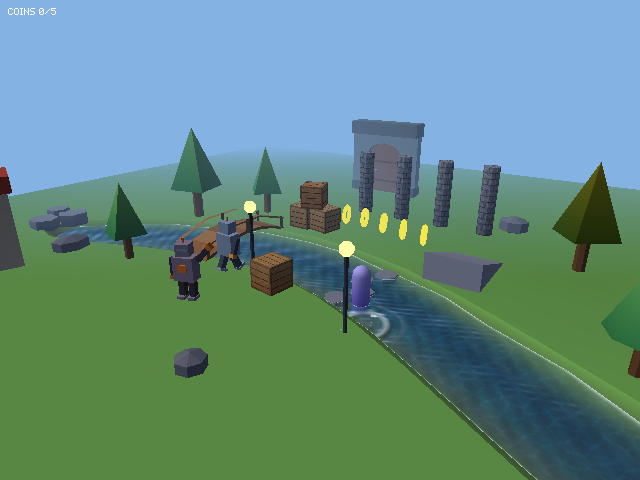
#> input picture tests/golden/pc/showcase_river.png, 640 x 480 px
$ python readme_composites.py
#> lines starting #> are read from the running program, lines starting #| are printed output that depends on the picture
#!/usr/bin/env python3
"""Compose the README's comparison images from frames already in the repo.

    python3 tools/media/readme_composites.py

Reads golden frames (tests/golden/...) and docs/media shots, writes
docs/media/readme/*.png. Console frames are upscaled with nearest-neighbor so
their pixels stay pixels. Re-run it after re-blessing a golden it uses.
Needs Pillow.
"""

from pathlib import Path

from PIL import Image, ImageDraw, ImageFont

ROOT = Path(__file__).resolve().parents[2]
OUT = ROOT / "docs/media/readme"
FONT = ROOT / "crates/editor/assets/fonts/Inter-SemiBold.ttf"
FONT_REG = ROOT / "crates/editor/assets/fonts/Inter-Regular.ttf"

BG = (13, 17, 23)
CARD = (22, 27, 34)
TEXT = (240, 246, 252)
MUTED = (139, 148, 158)
ACCENT = {
    "pc": (88, 166, 255),
    "n64": (63, 185, 80),
    "3ds": (248, 81, 73),
    "web": (210, 153, 34),
}

GAP = 24
LABEL_H = 64


def load(rel):
    return Image.open(ROOT / rel).convert("RGB")


def fit_h(img, h, pixel):
    """Scale to height h: nearest for console frames (whole multiples when
    possible), Lanczos for PC frames."""
    w = round(img.width * h / img.height)
    return img.resize((w, h), Image.NEAREST if pixel else Image.LANCZOS)


def font(size, bold=True):
    return ImageFont.truetype(str(FONT if bold else FONT_REG), size)


def panel(img, title, sub, key):
    """A frame with a label bar under it: a colored dot, a title, a subtitle."""
    w, h = img.size
    card = Image.new("RGB", (w, h + LABEL_H), CARD)
    card.paste(img, (0, 0))
    d = ImageDraw.Draw(card)
    d.rectangle([0, h, w, h + 4], fill=ACCENT[key])
    y = h + 4 + (LABEL_H - 4) // 2
    d.ellipse([18, y - 7, 32, y + 7], fill=ACCENT[key])
    ft, fs = font(26), font(22, bold=False)
    d.text((44, y), title, font=ft, fill=TEXT, anchor="lm")
    tw = d.textlength(title, font=ft)
    d.text((44 + tw + 14, y), sub, font=fs, fill=MUTED, anchor="lm")
    return card


def row(cards, pad=GAP):
    w = sum(c.width for c in cards) + pad * (len(cards) + 1)
    h = max(c.height for c in cards) + pad * 2
    out = Image.new("RGB", (w, h), BG)
    x = pad
    for c in cards:
        out.paste(c, (x, pad))
        x += c.width + pad
    return out


# [30 lines left out: functions column, heading, dual, not called in this run]


def save(img, name):
    OUT.mkdir(parents=True, exist_ok=True)
    path = OUT / name
    img.save(path, optimize=True)
    print(f"{path.relative_to(ROOT)}  {img.width}x{img.height}  {path.stat().st_size // 1024} KB")


def one_scene_three_machines():
    h = 480
    pc = fit_h(load("tests/golden/pc/showcase_river.png"), h, False)
#> in fit_h, `w = round(img.width * h / img.height)`: w = 640
    n64 = fit_h(load("tests/golden/n64/showcase_river.png"), h, True)
#> call 2 of load, with rel = 'tests/golden/n64/showcase_river.png'
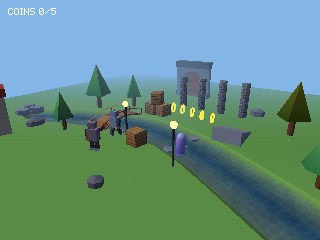
#> input picture tests/golden/n64/showcase_river.png, 320 x 240 px
    n3ds = fit_h(load("tests/golden/3ds/showcase_river.png"), h, True)
#> call 3 of load, with rel = 'tests/golden/3ds/showcase_river.png'
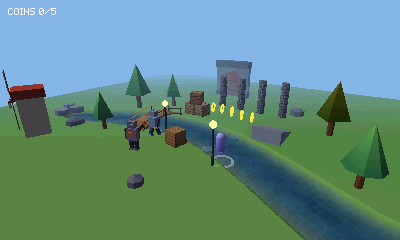
#> input picture tests/golden/3ds/showcase_river.png, 400 x 240 px
    save(
        row([
            panel(pc, "PC & Web", "wgpu · per-pixel water", "pc"),
            panel(n64, "Nintendo 64", "ares framebuffer", "n64"),
            panel(n3ds, "Nintendo 3DS", "Azahar framebuffer", "3ds"),
        ]),
        "one-scene-three-machines.png",
    )
#> in panel, `tw = d.textlength(title, font=ft)`: tw = 127.3
#> call 2 of panel, with title = 'Nintendo 64', sub = 'ares framebuffer', key = 'n64'
#> in panel (call 2), `card.paste(img, (0, 0))`:
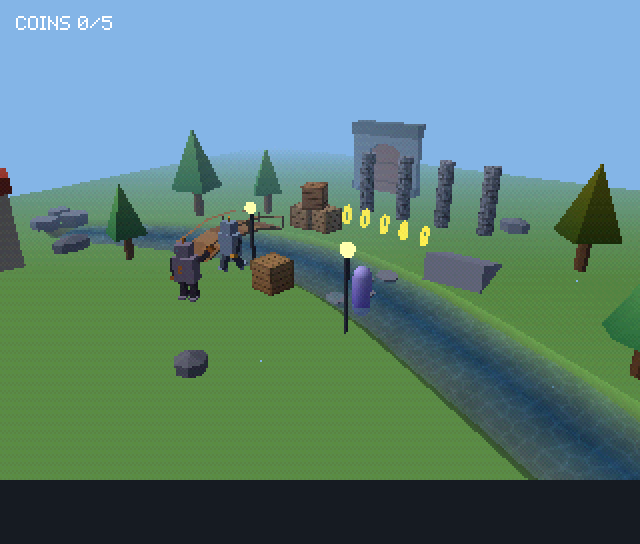
#> card: PIL image 640x544 RGB; mean R, G, B 91.7, 129.1, 122.4
#> in panel (call 2), `tw = d.textlength(title, font=ft)`: tw = 159.6
#> call 3 of panel, with title = 'Nintendo 3DS', sub = 'Azahar framebuffer', key = '3ds'
#> in panel (call 3), `w, h = img.size`: w = 800
#> in panel (call 3), `card = Image.new("RGB", (w, h + LABEL_H), CARD)`:
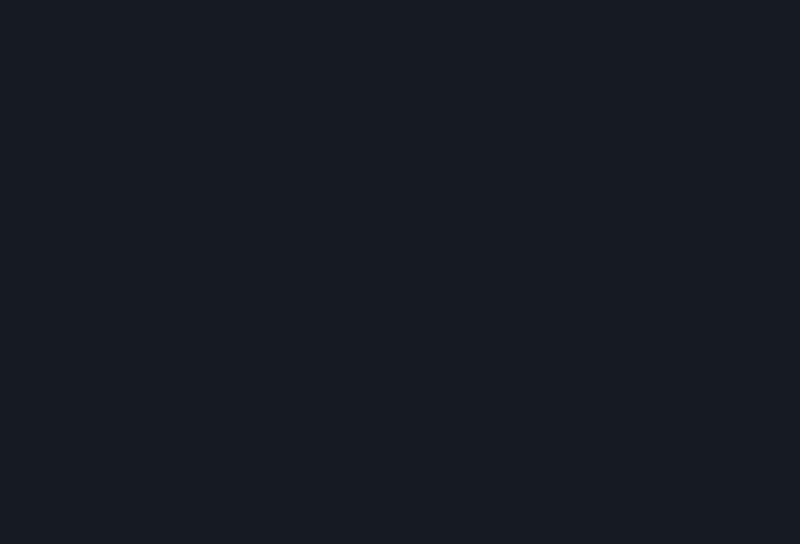
#> card: PIL image 800x544 RGB; mean R, G, B 22, 27, 34
#> in panel (call 3), `card.paste(img, (0, 0))`:
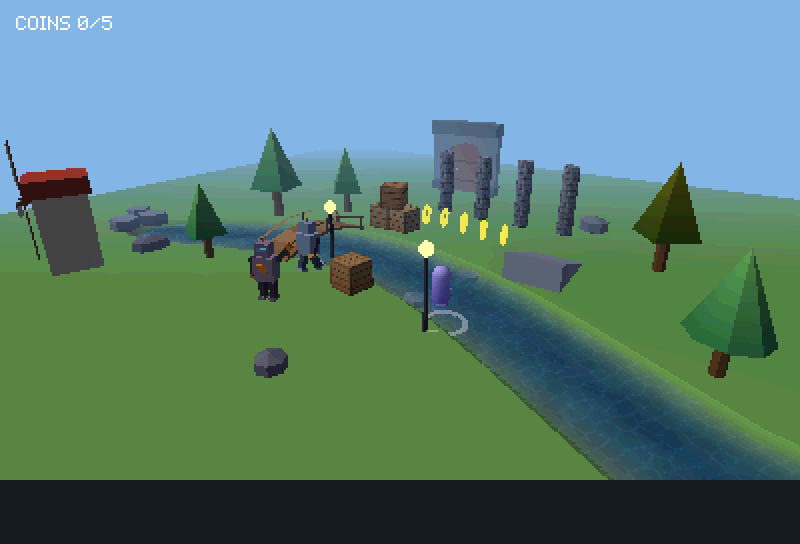
#> card: PIL image 800x544 RGB; mean R, G, B 90.1, 127, 120.9
#> in panel (call 3), `tw = d.textlength(title, font=ft)`: tw = 179.6
#> in row, `w = sum(c.width for c in cards) + pad * (len(cards) + 1)`: w = 2176
#> in row, `h = max(c.height for c in cards) + pad * 2`: h = 592
#> in row, `out = Image.new("RGB", (w, h), BG)`:
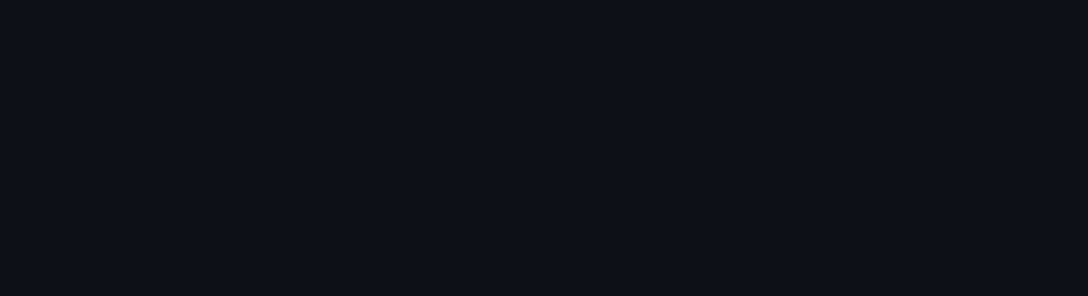
#> out: PIL image 2176x592 RGB (shown at 1/2 size); mean R, G, B 13, 17, 23
#> the loop in row, `for c in cards:` made 3 passes
#> x on passes 1 to 3: 688, 1352, 2176
#> after the loop in row, `for c in cards:`:
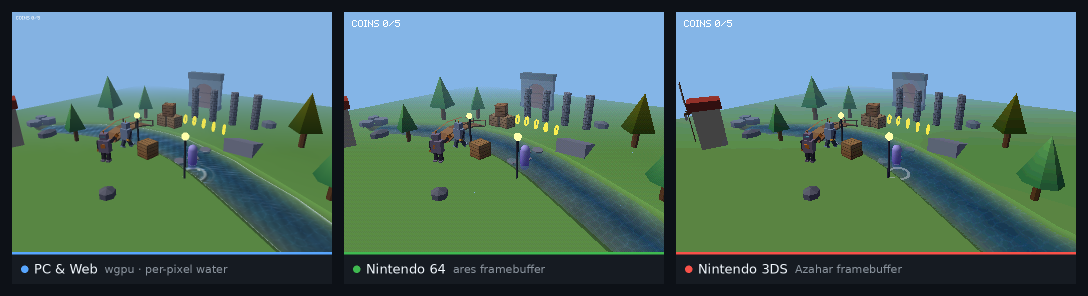
#> out: PIL image 2176x592 RGB (shown at 1/2 size); mean R, G, B 82.9, 115.6, 110.6
#> after the loop in row, `for c in cards:`: x = 2176
#| docs/media/readme/one-scene-three-machines.png  2176x592  184 KB


def tiers():
    h = 360
    rows = []
    for key, title, subs in [
        ("lights", "Local lights", ("per pixel, wet floor", "per vertex, 2 lights", "per vertex, 4 lights")),
        ("water", "Water", ("per pixel, foam + Fresnel", "RDP 2-cycle blend", "PICA200 vertex program")),
        ("shadows", "Shadows", ("shadow map + PCF", "blob + planar", "planar, stencil-merged")),
    ]:
        native = "lights_native_wet" if key == "lights" else f"{key}_native"
        cards = [
            panel(fit_h(load(f"tests/golden/pc/{native}.png"), h, False), "PC", subs[0], "pc"),
            panel(fit_h(load(f"tests/golden/pc/{key}_n64.png"), h, True), "N64", subs[1], "n64"),
            panel(fit_h(load(f"tests/golden/pc/{key}_n3ds.png"), h, True), "3DS", subs[2], "3ds"),
        ]
        r = row(cards)
        rows.append(column([heading(title, "", r.width), r]))
    save(column(rows), "tiers.png")


# [25 lines left out: functions solid_eleven, two_screens, not called in this run]


if __name__ == "__main__":
    one_scene_three_machines()
#> (the run stopped early here; a loop or call above may not have finished)
